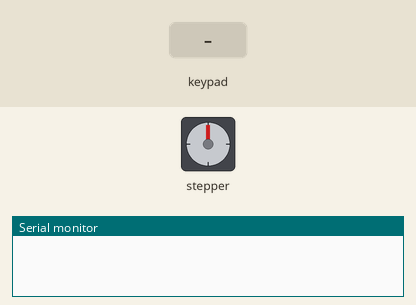
Simulated run of this sketch. Board: Arduino Uno, built with avr-gcc and run on an emulated ATmega328P. On the bench: stepper motor, the last lines printed to the serial monitor. The test bench sets the inputs (shaded band). Stepper angles assume 1000 steps per turn.

Above: at 1.2 s.
1.3 s: key '5' pressed
At 1.45 s:
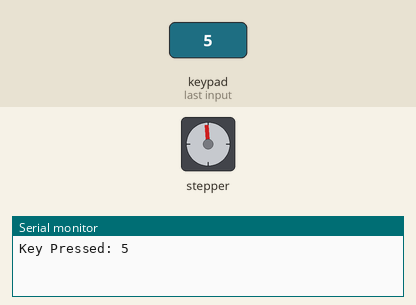
At 2.06 s:
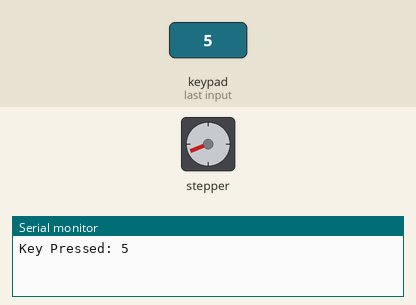
Timing chart, 0 to 10.9 s (numbered marks = the images above; inputs shaded):
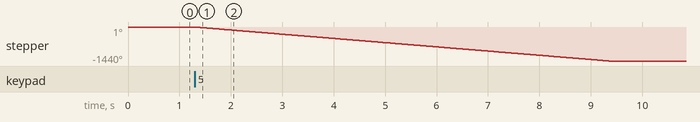

The sketch:

vending1.ino
```cpp
#include <Stepper.h>
#include <Keypad.h>

// Define the number of steps per revolution
const int stepsPerRevolution = 1000;
const int RPM = 30;

// Initialize the stepper motor object
Stepper Stepper1(stepsPerRevolution, 2, 3, 4, 5);
//Stepper Stepper2(stepsPerRevolution, 7, 6, 5, 4);

const byte ROWS = 2; // number of rows in the keypad
const byte COLS = 2; // number of columns in the keypad

char keys[ROWS][COLS] = {'5'};

byte rowPins[ROWS] = {9}; // pins connected to keypad rows
byte colPins[COLS] = {10}; // pins connected to keypad columns

Keypad keypad = Keypad(makeKeymap(keys), rowPins, colPins, ROWS, COLS); // create Keypad object

void setup() {
  // Set the speed of the stepper motor in RPM
  Serial.begin(9600);
  Stepper1.setSpeed(RPM);
  //Stepper2.setSpeed(RPM);
}

void loop() {

  char key = keypad.getKey(); // read keypad input

  if (key != '\0') { // if a key is pressed
    Serial.print("Key Pressed: ");
    Serial.println(key); // display the key on the serial monitor
  }

  if (key == '5') {
    for (int i = 0; i < 4; i++ )
      Stepper1.step(-stepsPerRevolution);
  }

}
```

Measured:
- after the input at 1.3 s, stepper: turns 1440° counter-clockwise in 8.0 s, starting at once
